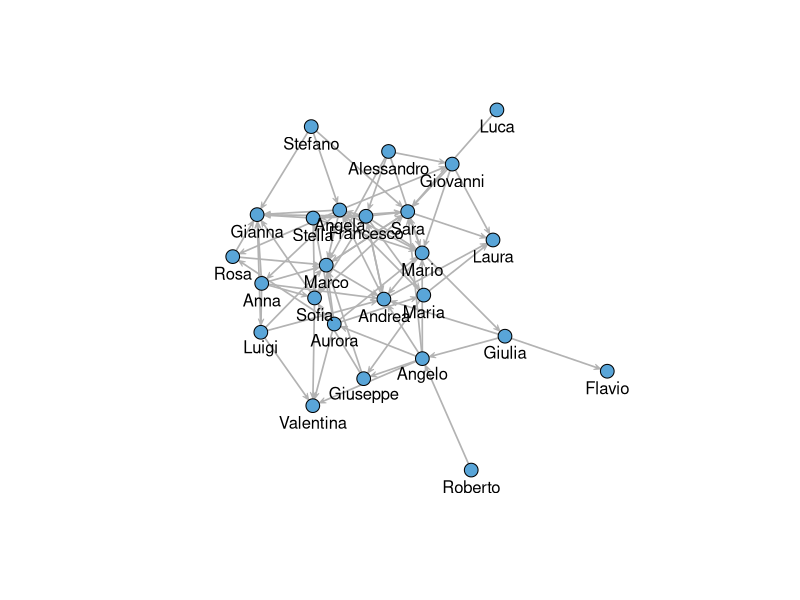
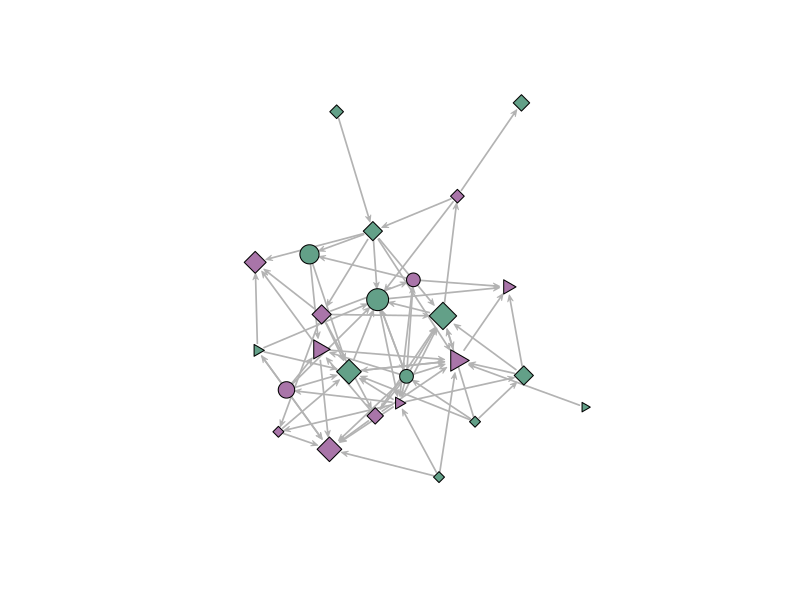
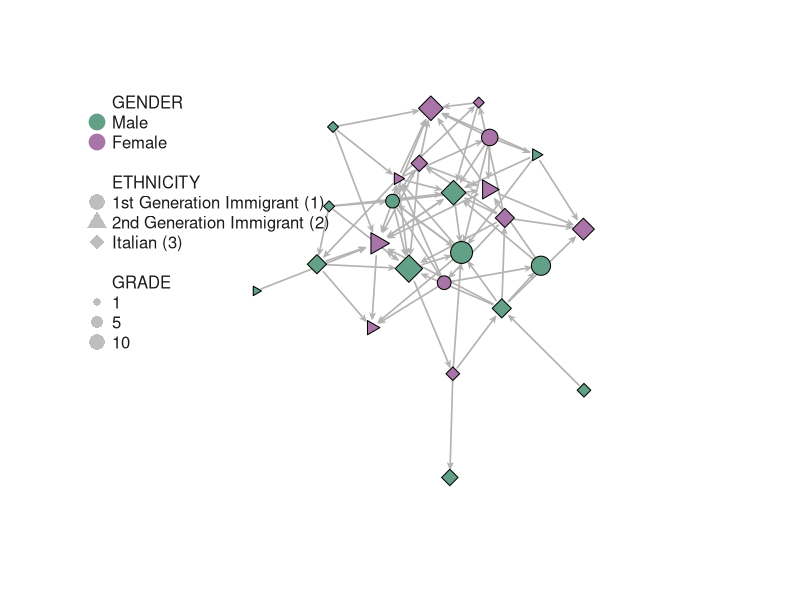
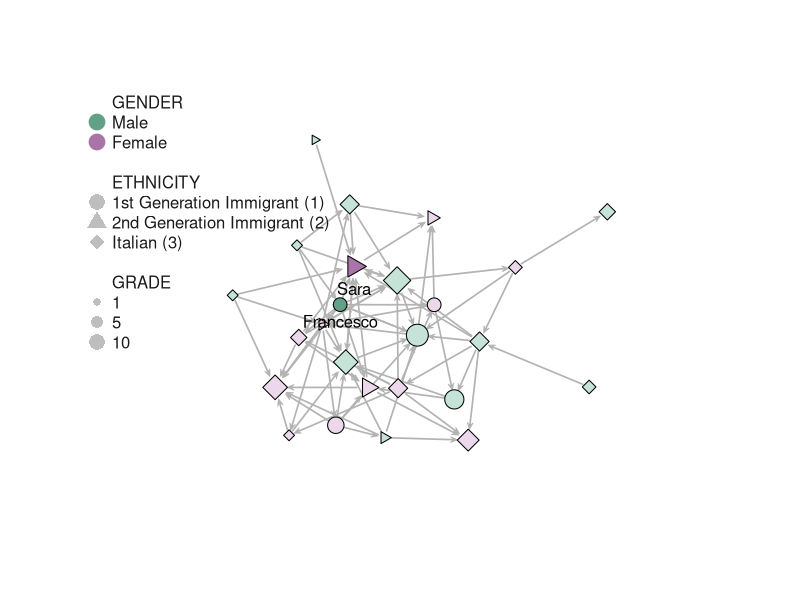
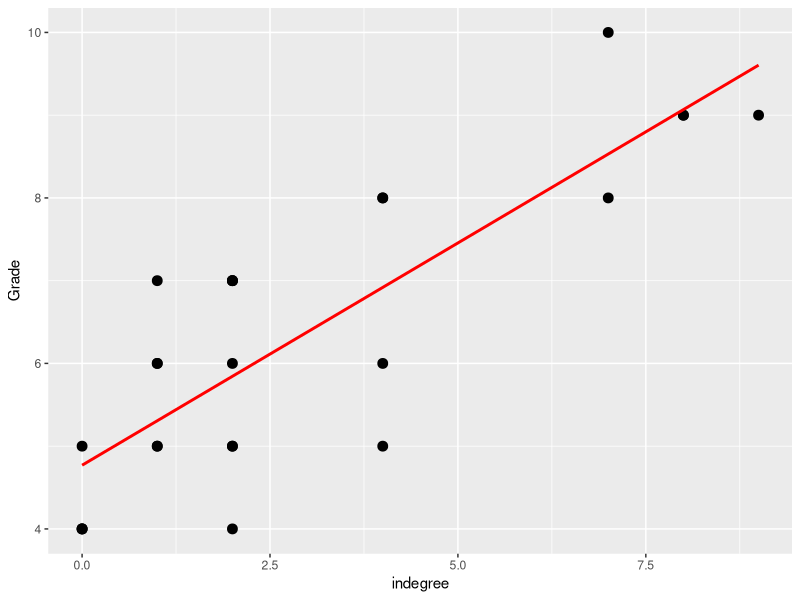
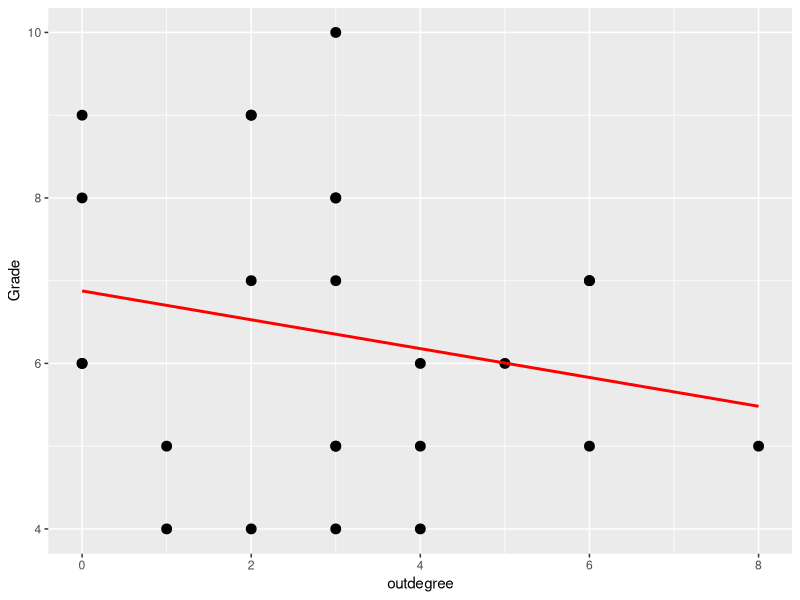
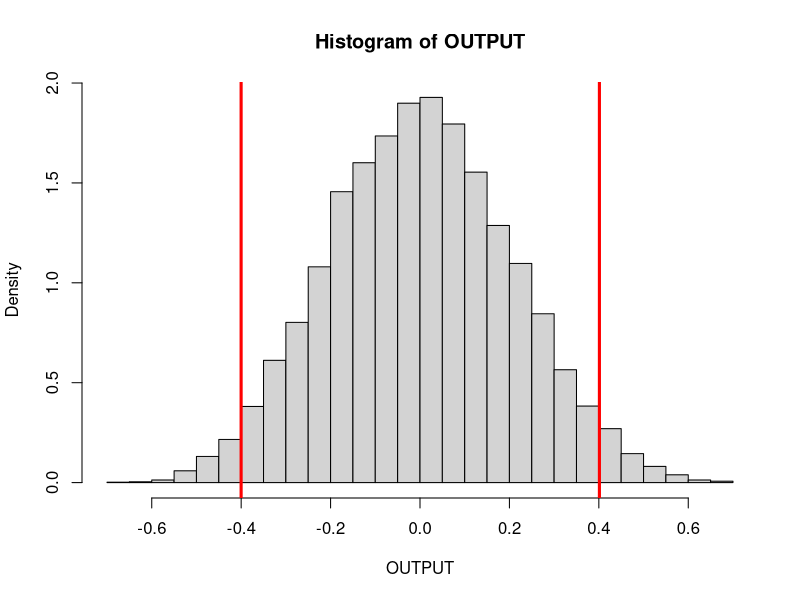

Write the R code that produced these figures, in order.
#################################################################
# Exercise 1
#################################################################

#####################
# Point 1.1
#####################

# Import libraries
library(openxlsx)   # open and read excel files
library(dplyr)      # data manipulation
library(sna)

# Import .xlsx file
bully_xlsx = read.xlsx("data/EXERCISE006.xlsx", sheet = "Bullying", colNames = TRUE)

# Fix the column types (from dbl to int)
bully_xlsx = bully_xlsx %>% 
  mutate_if(is.numeric, as.integer)

# Set the first column as Row Index
bully_xlsx = data.frame(bully_xlsx[,-1], row.names = bully_xlsx[,1])

# Convert the data to a matrix
bully_matrix = as.matrix(bully_xlsx)

# Show first 9 nodes
bully_matrix[1:9,1:9]

# Convert the matrix into a "network object"
bully_network = as.network(bully_matrix, directed = TRUE)
bully_network

# Plot the network
gplot(bully_network, 
      gmode = "digraph",
      
      # layout
      mode = "fruchtermanreingold",
      jitter = F,
      
      # ties
      edge.col = "grey70",
      
      # nodes
      vertex.col = "#59A5D8",
      vertex.cex = 1,
      
      # arrow
      arrowhead.cex = 0.5,
      
      # labels
      displaylabels = T,
      label.pos = 1,
      label.cex = 1
)


#####################
# Point 1.2
#####################

# Import .xlsx attributes data
attributes_xlsx = read.xlsx("data/EXERCISE006.xlsx", sheet = "Attributes", colNames = TRUE)
attributes_xlsx

# Prepare color vector for gender
genderVectorColor = c()
for (g in attributes_xlsx$Gender) {
  if (g == 1) {
    genderVectorColor = append(genderVectorColor, "#63A088")
  } else {
    genderVectorColor = append(genderVectorColor, "#A975A9")
  }
}

# Prepare color vector for ethnicity
ethnicityVectorColor = c()
for (e in attributes_xlsx$Ethnicity) {
  if (e == 1) {
    ethnicityVectorColor = append(ethnicityVectorColor, 50)
  } else if (e == 2) {
    ethnicityVectorColor = append(ethnicityVectorColor, 3)
  } else {
    ethnicityVectorColor = append(ethnicityVectorColor, 4)
  }
}

# Plot the network
plot = gplot(bully_network, 
             gmode = "digraph",
             
             # layout
             mode = "fruchtermanreingold",
             jitter = T,
             
             # ties
             edge.col = "grey70",
             
             # nodes
             vertex.col = genderVectorColor,
             vertex.cex = attributes_xlsx$Grade/5, # size of the vectors represent grade value
             vertex.sides = ethnicityVectorColor,
             
             # arrow
             arrowhead.cex = 0.5,
             
             # labels
             displaylabels = F,
             label.pos = 1,
             label.cex = 1
)


#####################
# Point 1.3
#####################

# Prepare color vector for gender
genderVectorColor = c()
for (g in attributes_xlsx$Gender) {
  if (g == 1) {
    genderVectorColor = append(genderVectorColor, "#63A088")
  } else {
    genderVectorColor = append(genderVectorColor, "#A975A9")
  }
}

# Prepare color vector for ethnicity
ethnicityVectorColor = c()
for (e in attributes_xlsx$Ethnicity) {
  if (e == 1) {
    ethnicityVectorColor = append(ethnicityVectorColor, 50)
  } else if (e == 2) {
    ethnicityVectorColor = append(ethnicityVectorColor, 3)
  } else {
    ethnicityVectorColor = append(ethnicityVectorColor, 4)
  }
}

# Plot the network
gplot(bully_network, 
      gmode = "digraph",
      
      # layout
      mode = "fruchtermanreingold",
      jitter = T,
      
      # ties
      edge.col = "grey70",
      
      # nodes
      vertex.col = genderVectorColor,
      vertex.cex = attributes_xlsx$Grade/5,
      vertex.sides = ethnicityVectorColor,
      
      # arrow
      arrowhead.cex = 0.5,
      
      # labels
      displaylabels = F,
      label.pos = 1,
      label.cex = 1
)

# Customize the legend
legend(
  "topleft",
  
  legend = c(
    "GENDER",
    "Male", 
    "Female", 
    " ", 
    "ETHNICITY", 
    "1st Generation Immigrant (1)", 
    "2nd Generation Immigrant (2)", 
    "Italian (3)", 
    " ", 
    "GRADE", 
    "1", 
    "5",
    "10"),
  
  col = c(
    "white",
    "#63A088",
    "#A975A9",
    "white",
    "white",
    "gray",
    "gray",
    "gray",
    "white",
    "white",
    "gray",
    "gray",
    "gray"
  ), 
  
  bty = "n", 
  pch = c(19,19,19,19, 19,16,17,18,19, 16,16,16,16),
  pt.cex = c(0,2.1,2.1,0, 0,2.1,1.9,2.1,0, 2.1,1,1.55,2.1), 
  cex = 1, 
  text.col = "grey10", 
  horiz = F, 
  inset = c(0)
)



#################################################################
# Exercise 2
#################################################################

#####################
# Point 2.1
#####################

# Set nodes name as id
id = rownames(bully_xlsx)

# Calculate indegree
indegree = sna::degree(bully_network, gmode = "digraph", cmode = "indegree")
# Calculate outdegree
outdegree = sna::degree(bully_network, gmode = "digraph", cmode = "outdegree")
# Calculate centrality
freeman = sna::degree(bully_network, gmode = "digraph", cmode = "freeman")


# Create a dataset to store these information
degree_df = data.frame(id, indegree, outdegree, freeman)
degree_df

# Get the maximum indegree row
degree_df[degree_df$indegree == max(degree_df$indegree),]

# Get the maximum outdegree row
degree_df[degree_df$outdegree == max(degree_df$outdegree),]

# Prepare color vector for gender
genderVectorColor = c()
for (g in attributes_xlsx$Gender) {
  if (g == 1) {
    genderVectorColor = append(genderVectorColor, "#c5e3d7")
  } else {
    genderVectorColor = append(genderVectorColor, "#ebd8eb")
  }
}

# Set darker color for Sara and Francesco nodes
genderVectorColor[which(degree_df$id == "Sara")] = "#A975A9"
genderVectorColor[which(degree_df$id == "Francesco")] = "#63A088"

# Prepare color vector for ethnicity
ethnicityVectorColor = c()
for (e in attributes_xlsx$Ethnicity) {
  if (e == 1) {
    ethnicityVectorColor = append(ethnicityVectorColor, 50)
  } else if (e == 2) {
    ethnicityVectorColor = append(ethnicityVectorColor, 3)
  } else {
    ethnicityVectorColor = append(ethnicityVectorColor, 4)
  }
}

# Prepare label vector for Francesco and Sara's nodes.  
label_vector = c("","","","","","","","Francesco","","","","","","","","","","","","","Sara","","","","")

# Plot the network
gplot(bully_network, 
      gmode = "digraph",
      
      # layout
      mode = "fruchtermanreingold",
      jitter = T,
      
      # ties
      edge.col = "grey70",
      
      # nodes
      vertex.col = genderVectorColor,
      vertex.cex = attributes_xlsx$Grade/5,
      vertex.sides = ethnicityVectorColor,
      
      # arrow
      arrowhead.cex = 0.5,
      
      # labels
      label=label_vector,
      label.pos = 1,
      label.cex = 1
)

# Customize the legend
legend(
  "topleft",
  
  legend = c(
    "GENDER",
    "Male", 
    "Female", 
    " ", 
    "ETHNICITY", 
    "1st Generation Immigrant (1)", 
    "2nd Generation Immigrant (2)", 
    "Italian (3)", 
    " ", 
    "GRADE", 
    "1", 
    "5",
    "10"),
  
  col = c(
    "white",
    "#63A088",
    "#A975A9",
    "white",
    "white",
    "gray",
    "gray",
    "gray",
    "white",
    "white",
    "gray",
    "gray",
    "gray"
  ), 
  
  bty = "n", 
  pch = c(19,19,19,19, 19,16,17,18,19, 16,16,16,16),
  pt.cex = c(0,2.1,2.1,0, 0,2.1,1.9,2.1,0, 2.1,1,1.55,2.1), 
  cex = 1, 
  text.col = "grey10", 
  horiz = F, 
  inset = c(0)
)


#####################
# Point 2.2
#####################

# Add indegree and outdegree values to our dataset
merge_df = merge(attributes_xlsx, degree_df, by.x = "ID", by.y = "id")
merge_df

# Calculate correlation
cor.test(merge_df$Grade, merge_df$indegree)

library(ggplot2)

# Plot the indegree-grade scatterplot
ggplot(merge_df, aes(x=indegree, y=Grade)) + 
  geom_point(size=3) +
  # add regression line
  geom_smooth(method=lm , color="red", se=FALSE)

# Calculate correlation
cor.test(merge_df$Grade, merge_df$outdegree)

# Plot the indegree-grade scatterplot using ggplot2
ggplot(merge_df, aes(x=outdegree, y=Grade)) + 
  geom_point(size=3) +
  geom_smooth(method=lm , color="red", se=FALSE)


#####################
# Point 2.3
#####################

# Set seed in order to get a reproducible random result
set.seed(1)

# Create the number of permutations value (to be easily changed)
n_permutation = 20000

# Build a permutation based approach to test for significance
OUTPUT = matrix(NA, n_permutation,1)
for (k in c(1:n_permutation))
{
  grade_PERM = sample(merge_df$Grade) # grade permutation
  OUTPUT[k,1] = cor(merge_df$indegree, grade_PERM)
}

# Plot the results as an histrogram
hist(OUTPUT, nclass=30, prob=T)
# add upper bounder
abline(v = mean(OUTPUT) + sd(OUTPUT)*1.96, col = "red", lwd = 3) # 0.4012781
# add lower bounder
abline(v = mean(OUTPUT) - sd(OUTPUT)*1.96, col = "red", lwd = 3) # -0.4001141

# Assign the real value of correlation to a variable
corRealValue = cor(merge_df$Grade, merge_df$indegree)

message(
  "% of times that the correlation were >= the found correlation value: ", 
  sum(OUTPUT >= +abs(corRealValue))/n_permutation, "\n",
  "% of times that the correlation were < the found correlation value: ", 
  sum(OUTPUT <= -abs(corRealValue))/n_permutation, "\n",
  "% of times that the correlation were >= or < the found correlation value: ", 
  sum(OUTPUT >= +abs(corRealValue))/n_permutation + sum(OUTPUT <= -abs(corRealValue))/n_permutation
)



#################################################################
# Exercise 3
#################################################################

#####################
# Point 3.1
#####################

# Obtain maximum value of indegree and outdegree
max_indegree = degree_df[degree_df$indegree == max(indegree),]$indegree
max_outdegree = degree_df[degree_df$outdegree == max(outdegree),]$outdegree

# Add columns of indegree and outdegree centralization to df
degree_df$indegree_centralization = max_indegree - degree_df$indegree
degree_df$outdegree_centralization = max_outdegree - degree_df$outdegree

degree_df

# Obtain the values of indegree and outdegree centralization for the network
indegree_centralization_network = sum(degree_df$indegree_centralization)
outdegree_centralization_network = sum(degree_df$outdegree_centralization)

# Normalize the results

# obtain total number of nodes
n = nrow(degree_df)

# calculate maximum possible value of indegree/outdegree centralization for our network
max_indegree_centralization = (n-1)^2
max_outdegree_centralization = (n-1)^2

# obtain normalized values
normalized_indegree_centralization_network = indegree_centralization_network/max_indegree_centralization
normalized_outdegree_centralization_network = outdegree_centralization_network/max_outdegree_centralization

# Show results
message(
  "Indegree centralization: ", indegree_centralization_network, "\n",
  "Maximum indegree centralization: ", max_indegree_centralization, "\n",
  "Normalized indegree centralization: ", round(normalized_indegree_centralization_network, 2), "\n\n",
  
  "Outdegree centralization: ", outdegree_centralization_network, "\n",
  "Maximum outdegree centralization: ", max_outdegree_centralization, "\n",
  "Normalized outdegree centralization: ", round(normalized_outdegree_centralization_network, 2), "\n"
)


#####################
# Point 3.2
#####################

# Get the total number of mutual, asymmetric and null dyads
sna::dyad.census(bully_matrix)

# Arc-based reciprocity
sna::grecip(bully_matrix, measure = "edgewise")

# With IGRAPH
library(igraph)

# Convert in adjency matrix for igraph function
adj_matrix = graph_from_adjacency_matrix(bully_matrix, mode = c("directed"), diag = F)

# Arc-based reciprocity
igraph::reciprocity(adj_matrix)
